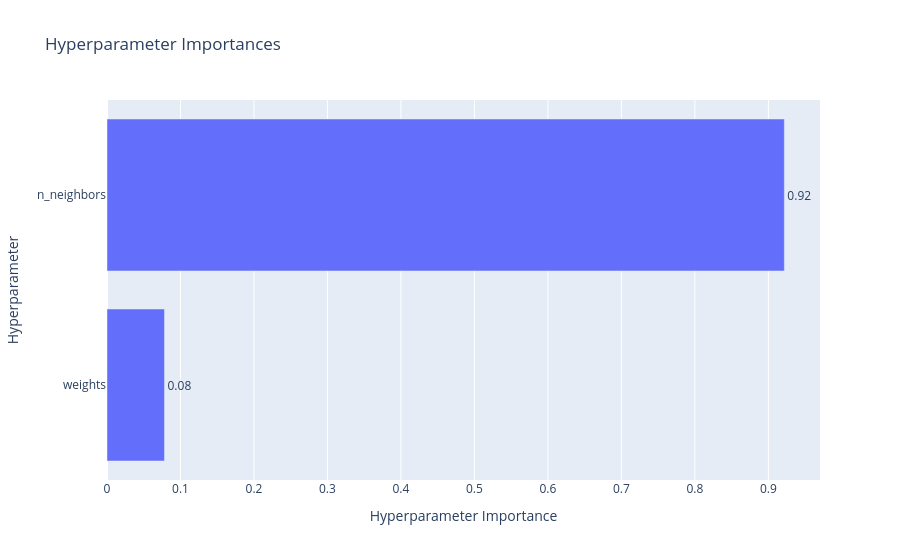

Notebook cell for this chart:
### Code cell
plot_param_importances(study)

### Figure 1 — Plotly figure (JSON) as saved in the notebook; plotly's stock layout.template omitted (floating-point values rounded to 4 significant figures)
{"data": [{"cliponaxis": false, "hovertemplate": ["weights (CategoricalDistribution): 0.07824496729651022<extra></extra>", "n_neighbors (IntDistribution): 0.9217550327034898<extra></extra>"], "name": "Objective Value", "orientation": "h", "text": ["0.08", "0.92"], "textposition": "outside", "x": [0.07824, 0.9218], "y": ["weights", "n_neighbors"], "type": "bar"}], "layout": {"title": {"text": "Hyperparameter Importances"}, "xaxis": {"title": {"text": "Hyperparameter Importance"}}, "yaxis": {"title": {"text": "Hyperparameter"}}}}
